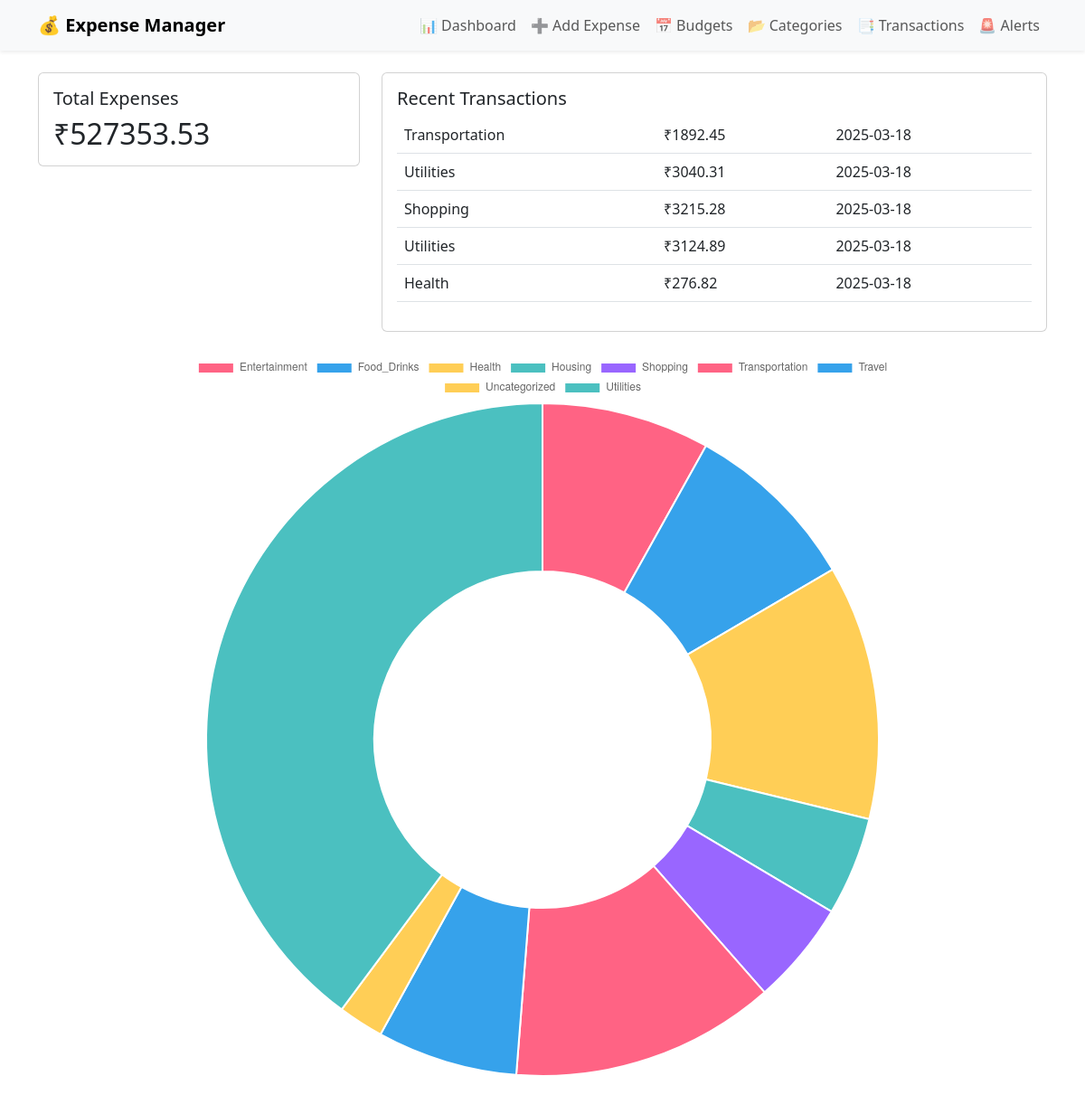
/dashboard, run on the app's committed database.
### tables this page shows
CREATE TABLE expenses (
        id INTEGER PRIMARY KEY AUTOINCREMENT,
        description TEXT NOT NULL,
        category TEXT NOT NULL,
        price REAL NOT NULL,
        timestamp TEXT DEFAULT CURRENT_TIMESTAMP
    );

### app.py (the view)
@app.route('/dashboard')
def dashboard():
    db = get_db()
    cursor = db.cursor()
    cursor.execute("SELECT SUM(price) FROM expenses")
    total_expense = cursor.fetchone()[0] or 0
    cursor.execute("SELECT * FROM expenses ORDER BY timestamp DESC LIMIT 5")
    recent_transactions = cursor.fetchall()
    cursor.execute("SELECT category, SUM(price) FROM expenses GROUP BY category")
    category_totals = cursor.fetchall()
    return render_template('dashboard.html',
                           total_expense=total_expense,
                           recent_transactions=recent_transactions,
                           category_totals=category_totals)

### app.py (called while the page is built)
def get_db():
    if 'db' not in g:
        g.db = sqlite3.connect("expenses.db")
        g.db.row_factory = sqlite3.Row
    return g.db

### templates/dashboard.html (shortened to what this page needs)
{% extends "base.html" %}
{% block content %}
<div class="row g-4">
    <div class="col-md-4">
        <div class="card summary-card">
            <div class="card-body">
                <h5 class="card-title">Total Expenses</h5>
                <h2 class="card-text">₹{{ total_expense|default(0)|round(2) }}</h2>
            </div>
        </div>
    </div>
    <div class="col-md-8">
        <div class="card">
            <div class="card-body">
                <h5 class="card-title">Recent Transactions</h5>
                <div class="table-responsive">
                    <table class="table table-hover">
                        {% for t in recent_transactions %}
                        <tr>
                            <td>{{ t[2] }}</td>
                            <td>₹{{ t[3] }}</td>
                            <td>{{ t[4][:10] }}</td>
                        </tr>
                        {% endfor %}
                    </table>
                </div>
            </div>
        </div>
    </div>
</div>
<div class="chart-container mt-4">
    <canvas id="categoryChart"></canvas>
</div>
{% block scripts %}
<script>
    const ctx = document.getElementById('categoryChart').getContext('2d');
    new Chart(ctx, {
        type: 'doughnut',
        data: {
            labels: {{ category_totals|map(attribute='0')|list|tojson }},
            datasets: [{
                data: {{ category_totals|map(attribute='1')|list|tojson }},
                backgroundColor: ['#ff6384', '#36a2eb', '#ffce56', '#4bc0c0', '#9966ff']
            }]
        }
    });
</script>
{% endblock %}
{% endblock %}

### templates/base.html (style rules this page uses)
.chart-container { max-width: 800px; margin: 20px auto; }
.summary-card { transition: transform 0.2s; }

### data on the page
expenses: category "Transportation", price "1892.45", timestamp "2025-03-18"
expenses: category "Utilities", price "3040.31", timestamp "2025-03-18"
expenses: category "Shopping", price "3215.28", timestamp "2025-03-18"
expenses: category "Utilities", price "3124.89", timestamp "2025-03-18"
expenses: category "Health", price "276.82", timestamp "2025-03-18"

### other printed values
{{ total_expense|default(0)|round(2) }} "527353.53"
chart data {{ category_totals|map(attribute='1')|list|tojson }} [42621.21, 44692.93, 64570.47, 25005.6, 26269.04, 67080.75, 35634.66, 11510.02, 209968.85], [42621.21, 44692.93, 64570.47, 25005.6, 26269.04, 67080.75, 35634.66, 11510.02, 209968.85]
